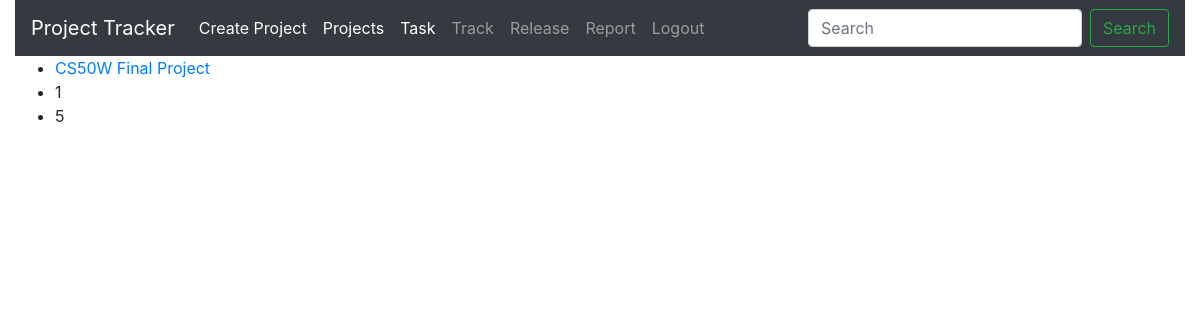
The app's page /projects (signed in), older data.
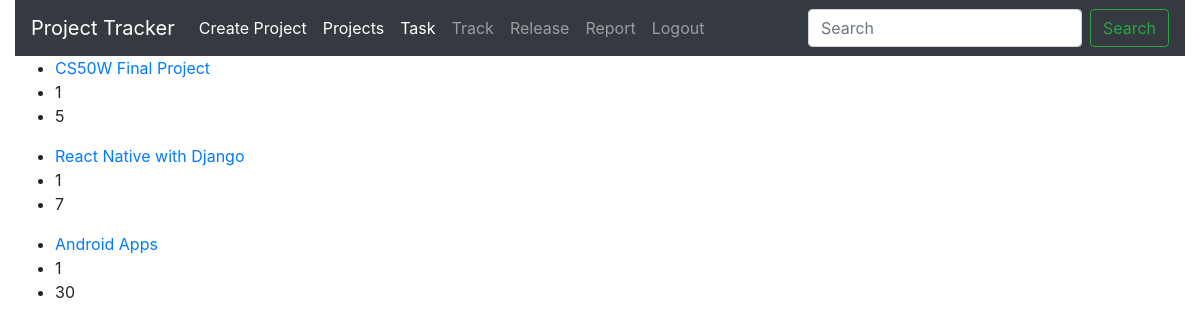
The same page, newer data.
### Pmanage/models.py (models this page shows)
class Project(models.Model):
    Project_name=models.CharField(max_length=64)
    team=models.IntegerField()
    complete_percentage=models.IntegerField()
    createdate=datetime.datetime.now()
    max_day=models.IntegerField()

### Pmanage/views.py (the view)
# urls.py: path('projects',views.projects,name='All_Project'),
@login_required
def projects(request):
    project = Project.objects.all()
    return render(request, "Pmanage/index.html", {
        "projects": project
    })

### Pmanage/templates/Pmanage/index.html
{% extends 'Pmanage/layout.html' %}
{% block body %}
{% for p in projects %}
<ul>
    <li><a href="{% url 'PID' p.id %}">{{p.Project_name}}</a></li>
    <li>{{p.team}}</li>
    <li>{{p.max_day}}</li>
</ul>
{% endfor %}
{% endblock %}

### Pmanage/templates/Pmanage/layout.html (shortened to what this page needs)
{% load static %}
<!DOCTYPE html>
<html>
    <head>
        <link rel="stylesheet" href="https://maxcdn.bootstrapcdn.com/bootstrap/4.0.0/css/bootstrap.min.css">
    </head>
    <body>
        <div class="container-fluid">
<nav class="navbar navbar-expand-lg navbar-dark bg-dark">
    <a class="navbar-brand" href="#">Project Tracker</a>
  {% if user.is_authenticated %}
    <div class="collapse navbar-collapse" id="navbarSupportedContent">
      <ul class="navbar-nav mr-auto">
        <li class="nav-item active">
          <a class="nav-link" href="{% url 'Create' %}">Create Project <span class="sr-only">(current)</span></a>
        </li>
          <li class="nav-item active">
          <a class="nav-link" href="{% url 'All_Project' %}">Projects <span class="sr-only">(current)</span></a>
        </li>
          <li class="nav-item active">
          <a class="nav-link" href="{% url 'Task' %}">Task <span class="sr-only">(current)</span></a>
        </li>
        <li class="nav-item">
          <a class="nav-link" href="{% url 'Track' %}">Track</a>
        </li>
        <li class="nav-item">
            <a class="nav-link" href="{% url 'Release' %}">Release</a>
          </li>
          <li class="nav-item">
            <a class="nav-link" href="{% url 'Report' %}">Report</a>
          </li>
           <li class="nav-item">
            <a class="nav-link" href="{% url 'Logout' %}">Logout</a>
          </li>
          {% endif  %}
      </ul>
      <form class="form-inline my-2 my-lg-0">
        <input class="form-control mr-sm-2" type="search" placeholder="Search" aria-label="Search">
        <button class="btn btn-outline-success my-2 my-sm-0" type="submit">Search</button>
      </form>
    </div>
  </nav>
        {% block body %}
        {% endblock body %}
    </div>
    </body>
</html>

Row changes from the older to the newer data that the page shows:
added Project: Project_name "React Native with Django", team "1", max_day "7"
added Project: Project_name "Android Apps", team "1", max_day "30"
